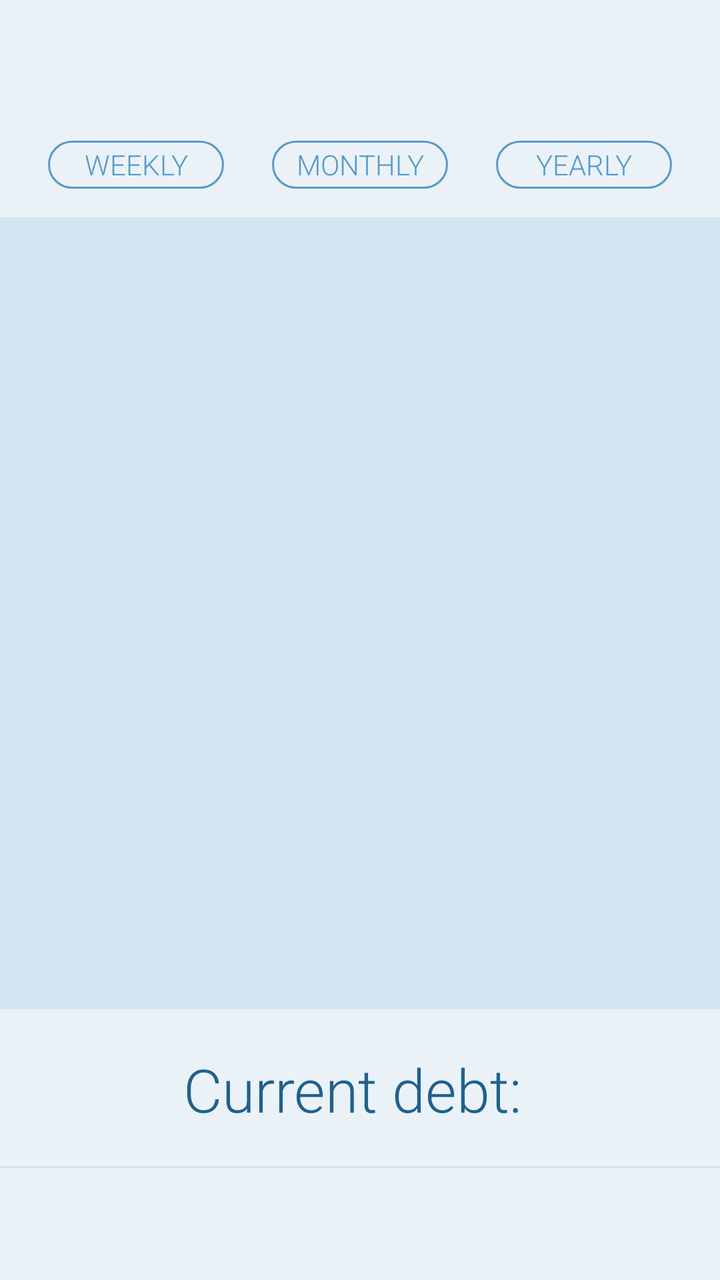
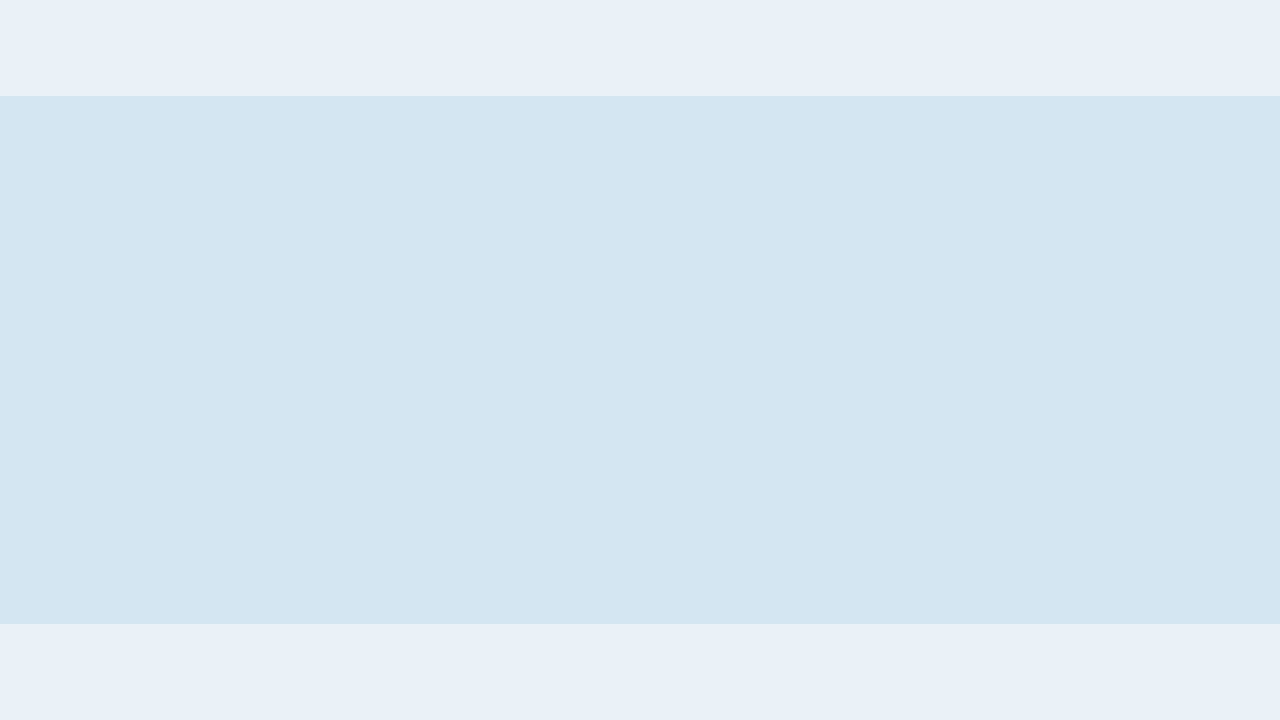

Compare how this app lays out the same screen by default and in its alternative resource folder. The renders come first, then the two layout files and the values they reference.
<!-- AndroidManifest.xml: application theme DefaultAppTheme -->
<!-- res/layout/content_main.xml -->
<?xml version="1.0" encoding="utf-8"?>
<android.support.constraint.ConstraintLayout xmlns:android="http://schemas.android.com/apk/res/android"
    xmlns:app="http://schemas.android.com/apk/res-auto"
    xmlns:tools="http://schemas.android.com/tools"
    android:id="@+id/main_view"
    android:layout_width="match_parent"
    android:layout_height="match_parent"
    android:layout_marginTop="?attr/actionBarSize"
    android:layout_marginBottom="?attr/actionBarSize"
    android:background="?attr/background"
    app:layout_behavior="@string/appbar_scrolling_view_behavior"
    tools:context=".DebtCollectorActivity"
    tools:showIn="@layout/app_bar_main">

    <Button
        android:id="@+id/weekly_button"
        android:layout_width="wrap_content"
        android:layout_height="wrap_content"
        android:background="@drawable/button_background"
        android:minHeight="24dp"
        android:text="Weekly"
        android:fontFamily="sans-serif-light"
        android:textColor="@drawable/button_text_color"
        app:layout_constraintBottom_toTopOf="@id/guideline_top"
        app:layout_constraintLeft_toLeftOf="parent"
        app:layout_constraintRight_toLeftOf="@id/monthly_button"
        app:layout_constraintTop_toTopOf="parent" />

    <Button
        android:id="@+id/monthly_button"
        android:layout_width="wrap_content"
        android:layout_height="wrap_content"
        android:background="@drawable/button_background"
        android:minHeight="24dp"
        android:text="Monthly"
        android:fontFamily="sans-serif-light"
        android:textColor="@drawable/button_text_color"
        app:layout_constraintBottom_toTopOf="@id/guideline_top"
        app:layout_constraintLeft_toRightOf="@id/weekly_button"
        app:layout_constraintRight_toLeftOf="@id/yearly_button"
        app:layout_constraintTop_toTopOf="parent" />

    <Button
        android:id="@+id/yearly_button"
        android:layout_width="wrap_content"
        android:layout_height="wrap_content"
        android:background="@drawable/button_background"
        android:minHeight="24dp"
        android:text="Yearly"
        android:fontFamily="sans-serif-light"
        android:textColor="@drawable/button_text_color"
        app:layout_constraintBottom_toTopOf="@id/guideline_top"
        app:layout_constraintLeft_toRightOf="@id/monthly_button"
        app:layout_constraintRight_toRightOf="parent"
        app:layout_constraintTop_toTopOf="parent" />

    <View
        android:layout_width="match_parent"
        android:layout_height="1dp"
        android:background="?attr/breakLineColor"
        app:layout_constraintTop_toBottomOf="@id/guideline_top" />

    <android.support.v7.widget.RecyclerView
        android:id="@+id/graph_list"
        android:layout_width="match_parent"
        android:layout_height="0dp"
        android:background="?attr/recyclerViewBackgroundColor"
        app:layout_constraintBottom_toTopOf="@id/guideline_bottom"
        app:layout_constraintLeft_toLeftOf="parent"
        app:layout_constraintRight_toRightOf="parent"
        app:layout_constraintTop_toBottomOf="@id/guideline_top"
        android:clipToPadding="false" />

    <TextView
        android:id="@+id/current_debt"
        android:layout_width="wrap_content"
        android:layout_height="wrap_content"
        android:text="@string/current_debt"
        android:fontFamily="sans-serif-light"
        android:textColor="?attr/counterTextColor"
        android:textSize="30sp"
        app:layout_constraintBottom_toBottomOf="parent"
        app:layout_constraintHorizontal_chainStyle="packed"
        app:layout_constraintLeft_toLeftOf="parent"
        app:layout_constraintRight_toLeftOf="@id/current_debt_value"
        app:layout_constraintTop_toBottomOf="@id/guideline_bottom"
        app:layout_constraintVertical_chainStyle="packed" />

    <TextView
        android:id="@+id/current_debt_value"
        android:layout_width="wrap_content"
        android:layout_height="wrap_content"
        android:text=""
        android:fontFamily="sans-serif-light"
        android:textColor="?attr/counterTextColor"
        android:textSize="30sp"
        app:layout_constraintBottom_toBottomOf="parent"
        app:layout_constraintLeft_toRightOf="@id/current_debt"
        app:layout_constraintRight_toRightOf="parent"
        app:layout_constraintTop_toBottomOf="@id/guideline_bottom" />

    <View
        android:layout_width="match_parent"
        android:layout_height="1dp"
        app:layout_constraintBottom_toBottomOf="parent"
        android:background="?attr/breakLineColor"
        />

    <android.support.constraint.Guideline
        android:id="@+id/guideline_top"
        android:layout_width="wrap_content"
        android:layout_height="wrap_content"
        android:orientation="horizontal"
        android:padding="@dimen/activity_horizontal_margin"
        app:layout_constraintGuide_percent="0.1" />

    <android.support.constraint.Guideline
        android:id="@+id/guideline_bottom"
        android:layout_width="wrap_content"
        android:layout_height="wrap_content"
        android:orientation="horizontal"
        android:padding="@dimen/activity_horizontal_margin"
        app:layout_constraintGuide_percent="0.85" />


</android.support.constraint.ConstraintLayout>
<!-- res/layout/app_bar_main.xml (included above) -->
<?xml version="1.0" encoding="utf-8"?>
<android.support.design.widget.CoordinatorLayout
    xmlns:android="http://schemas.android.com/apk/res/android"
    xmlns:app="http://schemas.android.com/apk/res-auto"
    xmlns:tools="http://schemas.android.com/tools"
    android:layout_width="match_parent"
    android:layout_height="match_parent"
    android:id="@+id/coordinator"
    tools:context=".DebtCollectorActivity"
    >



        <android.support.design.widget.AppBarLayout
            android:layout_height="wrap_content"
            android:layout_width="match_parent"
            android:theme="@style/AppTheme.AppBarOverlay">


            <android.support.v7.widget.Toolbar
                android:id="@+id/toolbar"
                android:layout_width="match_parent"
                android:layout_height="?attr/actionBarSize"
                app:popupTheme="@style/AppTheme.PopupOverlay" />
        </android.support.design.widget.AppBarLayout>

    <android.support.design.bottomappbar.BottomAppBar
        android:id="@+id/bottomAppBar"
        style="@style/Widget.MaterialComponents.BottomAppBar"
        android:layout_width="match_parent"
        android:layout_height="?attr/actionBarSize"
        android:layout_gravity="bottom"
        app:backgroundTint="?attr/bottomAppBarBackground"
        app:contentInsetStart="0dp">

        <android.support.constraint.ConstraintLayout
            android:layout_width="match_parent"
            android:layout_height="match_parent">

            <ImageButton
                android:id="@+id/addButton"
                android:layout_width="wrap_content"
                android:layout_height="wrap_content"
                android:focusable="true"
                android:clickable="true"
                android:background="?attr/selectableItemBackgroundBorderless"
                android:contentDescription="Add button"
                android:src="@drawable/ic_add_black_36dp"
                android:text="@string/add_to_debt"
                android:tint="?attr/uIImageButtonTint"
                app:layout_constraintBottom_toBottomOf="parent"
                app:layout_constraintLeft_toLeftOf="parent"
                app:layout_constraintRight_toLeftOf="@+id/payOffButton"
                app:layout_constraintTop_toTopOf="parent" />

            <ImageButton
                android:id="@+id/payOffButton"
                android:layout_width="wrap_content"
                android:layout_height="wrap_content"
                android:background="?attr/selectableItemBackgroundBorderless"
                android:contentDescription="Pay Off button"
                android:src="@drawable/ic_remove_black_36dp"
                android:text="@string/pay_off_debt"
                android:tint="?attr/uIImageButtonTint"
                app:layout_constraintBottom_toBottomOf="parent"
                app:layout_constraintLeft_toRightOf="@+id/addButton"
                app:layout_constraintRight_toLeftOf="@+id/newTotalButton"
                app:layout_constraintTop_toTopOf="parent" />

            <ImageButton
                android:id="@+id/newTotalButton"
                android:layout_width="wrap_content"
                android:layout_height="wrap_content"
                android:background="?attr/selectableItemBackgroundBorderless"
                android:contentDescription="New Total button"
                android:src="@drawable/ic_refresh_black_36dp"
                android:text="@string/set_new_total"
                android:tint="?attr/uIImageButtonTint"
                app:layout_constraintBottom_toBottomOf="parent"
                app:layout_constraintLeft_toRightOf="@+id/payOffButton"
                app:layout_constraintRight_toLeftOf="@+id/undoButton"
                app:layout_constraintTop_toTopOf="parent" />

            <ImageButton
                android:id="@+id/undoButton"
                android:layout_width="wrap_content"
                android:layout_height="wrap_content"
                android:background="?attr/selectableItemBackgroundBorderless"
                android:contentDescription="Undo button"
                android:src="@drawable/ic_undo_black_36dp"
                android:text="@string/undo"
                android:tint="?attr/uIImageButtonTint"
                app:layout_constraintBottom_toBottomOf="parent"
                app:layout_constraintLeft_toRightOf="@+id/newTotalButton"
                app:layout_constraintRight_toRightOf="parent"
                app:layout_constraintTop_toTopOf="parent" />
        </android.support.constraint.ConstraintLayout>

    </android.support.design.bottomappbar.BottomAppBar>



    <include
        layout="@layout/content_main"
        android:layout_marginTop="?attr/actionBarSize"
        android:layout_marginBottom="?attr/actionBarSize"
        android:layout_width="match_parent"
        android:layout_height="match_parent" />

</android.support.design.widget.CoordinatorLayout>
<!-- resources referenced by this layout -->
<resources>
  <dimen name="activity_horizontal_margin">16dp</dimen>
  <!-- drawable ic_add_black_36dp (drawable) -->
  <vector android:height="36dp" android:tint="#7A7A7A"
      android:viewportHeight="24.0" android:viewportWidth="24.0"
      android:width="36dp" xmlns:android="http://schemas.android.com/apk/res/android">
      <path android:fillColor="#FF000000" android:pathData="M19,13h-6v6h-2v-6H5v-2h6V5h2v6h6v2z"/>
  </vector>
  <!-- drawable ic_remove_black_36dp (drawable) -->
  <vector android:height="36dp" android:tint="#7A7A7A"
      android:viewportHeight="24.0" android:viewportWidth="24.0"
      android:width="36dp" xmlns:android="http://schemas.android.com/apk/res/android">
      <path android:fillColor="#FF000000" android:pathData="M19,13H5v-2h14v2z"/>
  </vector>
  <string name="add_to_debt">Add to debt</string>
  <string name="current_debt">Current debt:\u0020</string>
  <string name="pay_off_debt">Pay off debt</string>
  <string name="set_new_total">Set new total</string>
  <string name="undo">Undo</string>
  <style name="AppTheme.AppBarOverlay" parent="ThemeOverlay.AppCompat.Dark.ActionBar" />
  <style name="AppTheme.PopupOverlay" parent="ThemeOverlay.AppCompat.Light" />
  <!-- drawable button_unfocused (drawable) -->
  <?xml version="1.0" encoding="utf-8"?>
  <shape xmlns:android="http://schemas.android.com/apk/res/android" android:shape="rectangle">
      <stroke android:width="1dp" android:color="?attr/periodButtonTextAndOutlineColor" />
      <corners android:radius="12dp" />
  </shape>
  <!-- drawable button_focused (drawable) -->
  <?xml version="1.0" encoding="utf-8"?>
  <shape xmlns:android="http://schemas.android.com/apk/res/android" android:shape="rectangle">
      <stroke android:width="1dp" android:color="?attr/periodButtonTextAndOutlineColor" />
      <solid android:color="?attr/periodButtonTextAndOutlineColor"/>
      <corners android:radius="12dp" />
  </shape>
  <!-- drawable button_press (drawable) -->
  <?xml version="1.0" encoding="utf-8"?>
  <shape xmlns:android="http://schemas.android.com/apk/res/android" android:shape="rectangle">
      <stroke android:width="1dp" android:color="?attr/periodButtonTextAndOutlineColor" />
      <solid android:color="?attr/periodButtonTextAndOutlineColor" />
      <corners android:radius="6dp" />
  </shape>
  <color name="beluga">#5499C7</color>
  <color name="shadedBeluga">#2980B9</color>
  <color name="ultraLightBeluga">#EAF2F8</color>
  <color name="darkBeluga">#1F618D</color>
  <color name="white">#ffffff</color>
  <color name="darkGrey">#5A5A5A</color>
  <color name="superLightBeluga">#D4E6F1</color>
  <color name="megaLightBeluga">#F5F6FA</color>
  <style name="belugaOverflowButtonStyle" parent="@style/Widget.AppCompat.ActionButton.Overflow">
          <item name="android:tint">@color/white</item>
      </style>
  <style name="belugaDrawerArrowToggleStyle" parent="@style/ThemeOverlay.AppCompat.ActionBar">
          <item name="colorControlNormal">@color/white</item>
      </style>
  <style name="belugaDrawerArrowStyle" parent="@style/Widget.AppCompat.DrawerArrowToggle">
          <item name="spinBars">true</item>
          <item name="color">@color/white</item>
      </style>
  <style name="DefaultAlertDialogStyle" parent="Theme.AppCompat.Light.Dialog.Alert">
          <item name="android:background">@color/megaLightBeluga</item>
          <item name="android:textColor">@color/darkBeluga</item>
          <item name="android:textColorSecondary">@color/darkBeluga</item>
          <item name="textColorAlertDialogListItem">@color/darkBeluga</item>
          <item name="colorAccent">@color/beluga</item>
      </style>
</resources>
<!-- res/layout-land/content_main.xml (the repository's variant of the layout above) -->
<!-- drawn on the phone turned sideways -->
<?xml version="1.0" encoding="utf-8"?>
<android.support.constraint.ConstraintLayout xmlns:android="http://schemas.android.com/apk/res/android"
    xmlns:app="http://schemas.android.com/apk/res-auto"
    xmlns:tools="http://schemas.android.com/tools"
    android:id="@+id/main_view"
    android:layout_width="match_parent"
    android:layout_height="match_parent"
    android:layout_marginTop="?attr/actionBarSize"
    android:layout_marginBottom="?attr/actionBarSize"
    android:background="?attr/background"
    app:layout_behavior="@string/appbar_scrolling_view_behavior"
    tools:context=".DebtCollectorActivity"
    tools:showIn="@layout/app_bar_main">

    <Button
        android:id="@+id/weekly_button"
        android:layout_width="wrap_content"
        android:layout_height="wrap_content"
        android:background="@drawable/button_background"
        android:minHeight="24dp"
        android:text="Weekly"
        android:fontFamily="sans-serif-light"
        android:visibility="gone"
        android:textColor="@drawable/button_text_color"
        app:layout_constraintBottom_toTopOf="@id/guideline_top"
        app:layout_constraintLeft_toLeftOf="parent"
        app:layout_constraintRight_toLeftOf="@id/monthly_button"
        app:layout_constraintTop_toTopOf="parent" />

    <Button
        android:id="@+id/monthly_button"
        android:layout_width="wrap_content"
        android:layout_height="wrap_content"
        android:background="@drawable/button_background"
        android:minHeight="24dp"
        android:text="Monthly"
        android:fontFamily="sans-serif-light"
        android:visibility="gone"
        android:textColor="@drawable/button_text_color"
        app:layout_constraintBottom_toTopOf="@id/guideline_top"
        app:layout_constraintLeft_toRightOf="@id/weekly_button"
        app:layout_constraintRight_toLeftOf="@id/yearly_button"
        app:layout_constraintTop_toTopOf="parent" />

    <Button
        android:id="@+id/yearly_button"
        android:layout_width="wrap_content"
        android:layout_height="wrap_content"
        android:background="@drawable/button_background"
        android:minHeight="24dp"
        android:text="Yearly"
        android:fontFamily="sans-serif-light"
        android:visibility="gone"
        android:textColor="@drawable/button_text_color"
        app:layout_constraintBottom_toTopOf="@id/guideline_top"
        app:layout_constraintLeft_toRightOf="@id/monthly_button"
        app:layout_constraintRight_toRightOf="parent"
        app:layout_constraintTop_toTopOf="parent" />

    <View
        android:layout_width="match_parent"
        android:layout_height="1dp"
        android:visibility="gone"
        android:background="?attr/breakLineColor"
        app:layout_constraintTop_toBottomOf="@id/guideline_top" />

    <android.support.v7.widget.RecyclerView
        android:id="@+id/graph_list"
        android:layout_width="match_parent"
        android:layout_height="match_parent"
        android:background="?attr/recyclerViewBackgroundColor"
        app:layout_constraintBottom_toBottomOf="parent"
        app:layout_constraintLeft_toLeftOf="parent"
        app:layout_constraintRight_toRightOf="parent"
        app:layout_constraintTop_toTopOf="parent"
        android:clipChildren="false"
        android:clipToPadding="false"
        />

    <View
        android:layout_width="match_parent"
        android:layout_height="1dp"
        android:visibility="gone"
        android:background="?attr/breakLineColor"
        app:layout_constraintTop_toBottomOf="@id/guideline_bottom" />

    <TextView
        android:id="@+id/current_debt"
        android:layout_width="wrap_content"
        android:layout_height="wrap_content"
        android:text="@string/current_debt"
        android:fontFamily="sans-serif-light"
        android:visibility="gone"
        android:textColor="?attr/counterTextColor"
        android:textSize="30sp"
        app:layout_constraintBottom_toBottomOf="parent"
        app:layout_constraintHorizontal_chainStyle="packed"
        app:layout_constraintLeft_toLeftOf="parent"
        app:layout_constraintRight_toLeftOf="@id/current_debt_value"
        app:layout_constraintTop_toBottomOf="@id/guideline_bottom"
        app:layout_constraintVertical_chainStyle="packed" />

    <TextView
        android:id="@+id/current_debt_value"
        android:layout_width="wrap_content"
        android:layout_height="wrap_content"
        android:text=""
        android:visibility="gone"
        android:textColor="?attr/counterTextColor"
        android:textSize="30sp"
        app:layout_constraintBottom_toBottomOf="parent"
        app:layout_constraintLeft_toRightOf="@id/current_debt"
        app:layout_constraintRight_toRightOf="parent"
        app:layout_constraintTop_toBottomOf="@id/guideline_bottom" />

    <View
        android:layout_width="match_parent"
        android:layout_height="1dp"
        app:layout_constraintBottom_toBottomOf="parent"
        android:background="?attr/breakLineColor"
        />

    <android.support.constraint.Guideline
        android:id="@+id/guideline_top"
        android:layout_width="wrap_content"
        android:layout_height="wrap_content"
        android:orientation="horizontal"
        android:padding="@dimen/activity_horizontal_margin"
        app:layout_constraintGuide_percent="0.1" />

    <android.support.constraint.Guideline
        android:id="@+id/guideline_bottom"
        android:layout_width="wrap_content"
        android:layout_height="wrap_content"
        android:orientation="horizontal"
        android:padding="@dimen/activity_horizontal_margin"
        app:layout_constraintGuide_percent="0.85" />


</android.support.constraint.ConstraintLayout>
<!-- res/layout/content_main.xml (included above) -->
<?xml version="1.0" encoding="utf-8"?>
<android.support.constraint.ConstraintLayout xmlns:android="http://schemas.android.com/apk/res/android"
    xmlns:app="http://schemas.android.com/apk/res-auto"
    xmlns:tools="http://schemas.android.com/tools"
    android:id="@+id/main_view"
    android:layout_width="match_parent"
    android:layout_height="match_parent"
    android:layout_marginTop="?attr/actionBarSize"
    android:layout_marginBottom="?attr/actionBarSize"
    android:background="?attr/background"
    app:layout_behavior="@string/appbar_scrolling_view_behavior"
    tools:context=".DebtCollectorActivity"
    tools:showIn="@layout/app_bar_main">

    <Button
        android:id="@+id/weekly_button"
        android:layout_width="wrap_content"
        android:layout_height="wrap_content"
        android:background="@drawable/button_background"
        android:minHeight="24dp"
        android:text="Weekly"
        android:fontFamily="sans-serif-light"
        android:textColor="@drawable/button_text_color"
        app:layout_constraintBottom_toTopOf="@id/guideline_top"
        app:layout_constraintLeft_toLeftOf="parent"
        app:layout_constraintRight_toLeftOf="@id/monthly_button"
        app:layout_constraintTop_toTopOf="parent" />

    <Button
        android:id="@+id/monthly_button"
        android:layout_width="wrap_content"
        android:layout_height="wrap_content"
        android:background="@drawable/button_background"
        android:minHeight="24dp"
        android:text="Monthly"
        android:fontFamily="sans-serif-light"
        android:textColor="@drawable/button_text_color"
        app:layout_constraintBottom_toTopOf="@id/guideline_top"
        app:layout_constraintLeft_toRightOf="@id/weekly_button"
        app:layout_constraintRight_toLeftOf="@id/yearly_button"
        app:layout_constraintTop_toTopOf="parent" />

    <Button
        android:id="@+id/yearly_button"
        android:layout_width="wrap_content"
        android:layout_height="wrap_content"
        android:background="@drawable/button_background"
        android:minHeight="24dp"
        android:text="Yearly"
        android:fontFamily="sans-serif-light"
        android:textColor="@drawable/button_text_color"
        app:layout_constraintBottom_toTopOf="@id/guideline_top"
        app:layout_constraintLeft_toRightOf="@id/monthly_button"
        app:layout_constraintRight_toRightOf="parent"
        app:layout_constraintTop_toTopOf="parent" />

    <View
        android:layout_width="match_parent"
        android:layout_height="1dp"
        android:background="?attr/breakLineColor"
        app:layout_constraintTop_toBottomOf="@id/guideline_top" />

    <android.support.v7.widget.RecyclerView
        android:id="@+id/graph_list"
        android:layout_width="match_parent"
        android:layout_height="0dp"
        android:background="?attr/recyclerViewBackgroundColor"
        app:layout_constraintBottom_toTopOf="@id/guideline_bottom"
        app:layout_constraintLeft_toLeftOf="parent"
        app:layout_constraintRight_toRightOf="parent"
        app:layout_constraintTop_toBottomOf="@id/guideline_top"
        android:clipToPadding="false" />

    <TextView
        android:id="@+id/current_debt"
        android:layout_width="wrap_content"
        android:layout_height="wrap_content"
        android:text="@string/current_debt"
        android:fontFamily="sans-serif-light"
        android:textColor="?attr/counterTextColor"
        android:textSize="30sp"
        app:layout_constraintBottom_toBottomOf="parent"
        app:layout_constraintHorizontal_chainStyle="packed"
        app:layout_constraintLeft_toLeftOf="parent"
        app:layout_constraintRight_toLeftOf="@id/current_debt_value"
        app:layout_constraintTop_toBottomOf="@id/guideline_bottom"
        app:layout_constraintVertical_chainStyle="packed" />

    <TextView
        android:id="@+id/current_debt_value"
        android:layout_width="wrap_content"
        android:layout_height="wrap_content"
        android:text=""
        android:fontFamily="sans-serif-light"
        android:textColor="?attr/counterTextColor"
        android:textSize="30sp"
        app:layout_constraintBottom_toBottomOf="parent"
        app:layout_constraintLeft_toRightOf="@id/current_debt"
        app:layout_constraintRight_toRightOf="parent"
        app:layout_constraintTop_toBottomOf="@id/guideline_bottom" />

    <View
        android:layout_width="match_parent"
        android:layout_height="1dp"
        app:layout_constraintBottom_toBottomOf="parent"
        android:background="?attr/breakLineColor"
        />

    <android.support.constraint.Guideline
        android:id="@+id/guideline_top"
        android:layout_width="wrap_content"
        android:layout_height="wrap_content"
        android:orientation="horizontal"
        android:padding="@dimen/activity_horizontal_margin"
        app:layout_constraintGuide_percent="0.1" />

    <android.support.constraint.Guideline
        android:id="@+id/guideline_bottom"
        android:layout_width="wrap_content"
        android:layout_height="wrap_content"
        android:orientation="horizontal"
        android:padding="@dimen/activity_horizontal_margin"
        app:layout_constraintGuide_percent="0.85" />


</android.support.constraint.ConstraintLayout>
